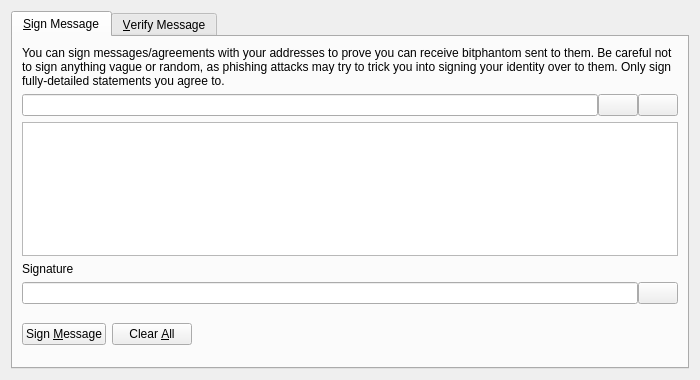
<?xml version="1.0" encoding="UTF-8"?>
<ui version="4.0">
 <class>SignVerifyMessageDialog</class>
 <widget class="QDialog" name="SignVerifyMessageDialog">
  <property name="geometry">
   <rect>
    <x>0</x>
    <y>0</y>
    <width>700</width>
    <height>380</height>
   </rect>
  </property>
  <property name="windowTitle">
   <string>Signatures - Sign / Verify a Message</string>
  </property>
  <property name="modal">
   <bool>true</bool>
  </property>
  <layout class="QVBoxLayout" name="verticalLayout">
   <item>
    <widget class="QTabWidget" name="tabWidget">
     <property name="currentIndex">
      <number>0</number>
     </property>
     <widget class="QWidget" name="tabSignMessage">
      <attribute name="title">
       <string>&amp;Sign Message</string>
      </attribute>
      <layout class="QVBoxLayout" name="verticalLayout_SM">
       <item>
        <widget class="QLabel" name="infoLabel_SM">
         <property name="text">
          <string>You can sign messages/agreements with your addresses to prove you can receive bitphantom sent to them. Be careful not to sign anything vague or random, as phishing attacks may try to trick you into signing your identity over to them. Only sign fully-detailed statements you agree to.</string>
         </property>
         <property name="textFormat">
          <enum>Qt::PlainText</enum>
         </property>
         <property name="wordWrap">
          <bool>true</bool>
         </property>
        </widget>
       </item>
       <item>
        <layout class="QHBoxLayout" name="horizontalLayout_1_SM">
         <property name="spacing">
          <number>0</number>
         </property>
         <item>
          <widget class="QValidatedLineEdit" name="addressIn_SM">
           <property name="toolTip">
            <string>The bitphantom address to sign the message with</string>
           </property>
          </widget>
         </item>
         <item>
          <widget class="QPushButton" name="addressBookButton_SM">
           <property name="toolTip">
            <string>Choose previously used address</string>
           </property>
           <property name="text">
            <string/>
           </property>
           <property name="icon">
            <iconset resource="../bitphantom.qrc">
             <normaloff>:/icons/address-book</normaloff>:/icons/address-book</iconset>
           </property>
           <property name="shortcut">
            <string>Alt+A</string>
           </property>
           <property name="autoDefault">
            <bool>false</bool>
           </property>
          </widget>
         </item>
         <item>
          <widget class="QPushButton" name="pasteButton_SM">
           <property name="toolTip">
            <string>Paste address from clipboard</string>
           </property>
           <property name="text">
            <string/>
           </property>
           <property name="icon">
            <iconset resource="../bitphantom.qrc">
             <normaloff>:/icons/editpaste</normaloff>:/icons/editpaste</iconset>
           </property>
           <property name="shortcut">
            <string>Alt+P</string>
           </property>
           <property name="autoDefault">
            <bool>false</bool>
           </property>
          </widget>
         </item>
        </layout>
       </item>
       <item>
        <widget class="QPlainTextEdit" name="messageIn_SM">
         <property name="toolTip">
          <string>Enter the message you want to sign here</string>
         </property>
        </widget>
       </item>
       <item>
        <widget class="QLabel" name="signatureLabel_SM">
         <property name="text">
          <string>Signature</string>
         </property>
         <property name="textFormat">
          <enum>Qt::PlainText</enum>
         </property>
        </widget>
       </item>
       <item>
        <layout class="QHBoxLayout" name="horizontalLayout_2_SM">
         <property name="spacing">
          <number>0</number>
         </property>
         <item>
          <widget class="QLineEdit" name="signatureOut_SM">
           <property name="font">
            <font>
             <italic>true</italic>
            </font>
           </property>
           <property name="readOnly">
            <bool>true</bool>
           </property>
          </widget>
         </item>
         <item>
          <widget class="QPushButton" name="copySignatureButton_SM">
           <property name="toolTip">
            <string>Copy the current signature to the system clipboard</string>
           </property>
           <property name="text">
            <string/>
           </property>
           <property name="icon">
            <iconset resource="../bitphantom.qrc">
             <normaloff>:/icons/editcopy</normaloff>:/icons/editcopy</iconset>
           </property>
           <property name="autoDefault">
            <bool>false</bool>
           </property>
          </widget>
         </item>
        </layout>
       </item>
       <item>
        <layout class="QHBoxLayout" name="horizontalLayout_3_SM">
         <item>
          <widget class="QPushButton" name="signMessageButton_SM">
           <property name="toolTip">
            <string>Sign the message to prove you own this bitphantom address</string>
           </property>
           <property name="text">
            <string>Sign &amp;Message</string>
           </property>
           <property name="icon">
            <iconset resource="../bitphantom.qrc">
             <normaloff>:/icons/edit</normaloff>:/icons/edit</iconset>
           </property>
           <property name="autoDefault">
            <bool>false</bool>
           </property>
          </widget>
         </item>
         <item>
          <widget class="QPushButton" name="clearButton_SM">
           <property name="toolTip">
            <string>Reset all sign message fields</string>
           </property>
           <property name="text">
            <string>Clear &amp;All</string>
           </property>
           <property name="icon">
            <iconset resource="../bitphantom.qrc">
             <normaloff>:/icons/remove</normaloff>:/icons/remove</iconset>
           </property>
           <property name="autoDefault">
            <bool>false</bool>
           </property>
          </widget>
         </item>
         <item>
          <spacer name="horizontalSpacer_1_SM">
           <property name="orientation">
            <enum>Qt::Horizontal</enum>
           </property>
           <property name="sizeHint" stdset="0">
            <size>
             <width>40</width>
             <height>48</height>
            </size>
           </property>
          </spacer>
         </item>
         <item>
          <widget class="QLabel" name="statusLabel_SM">
           <property name="font">
            <font>
             <weight>75</weight>
             <bold>true</bold>
            </font>
           </property>
           <property name="text">
            <string/>
           </property>
           <property name="wordWrap">
            <bool>true</bool>
           </property>
          </widget>
         </item>
         <item>
          <spacer name="horizontalSpacer_2_SM">
           <property name="orientation">
            <enum>Qt::Horizontal</enum>
           </property>
           <property name="sizeHint" stdset="0">
            <size>
             <width>40</width>
             <height>48</height>
            </size>
           </property>
          </spacer>
         </item>
        </layout>
       </item>
      </layout>
     </widget>
     <widget class="QWidget" name="tabVerifyMessage">
      <attribute name="title">
       <string>&amp;Verify Message</string>
      </attribute>
      <layout class="QVBoxLayout" name="verticalLayout_VM">
       <item>
        <widget class="QLabel" name="infoLabel_VM">
         <property name="text">
          <string>Enter the receiver's address, message (ensure you copy line breaks, spaces, tabs, etc. exactly) and signature below to verify the message. Be careful not to read more into the signature than what is in the signed message itself, to avoid being tricked by a man-in-the-middle attack. Note that this only proves the signing party receives with the address, it cannot prove sendership of any transaction!</string>
         </property>
         <property name="textFormat">
          <enum>Qt::PlainText</enum>
         </property>
         <property name="alignment">
          <set>Qt::AlignLeading|Qt::AlignLeft|Qt::AlignTop</set>
         </property>
         <property name="wordWrap">
          <bool>true</bool>
         </property>
        </widget>
       </item>
       <item>
        <layout class="QHBoxLayout" name="horizontalLayout_1_VM">
         <property name="spacing">
          <number>0</number>
         </property>
         <item>
          <widget class="QValidatedLineEdit" name="addressIn_VM">
           <property name="toolTip">
            <string>The bitphantom address the message was signed with</string>
           </property>
          </widget>
         </item>
         <item>
          <widget class="QPushButton" name="addressBookButton_VM">
           <property name="toolTip">
            <string>Choose previously used address</string>
           </property>
           <property name="text">
            <string/>
           </property>
           <property name="icon">
            <iconset resource="../bitphantom.qrc">
             <normaloff>:/icons/address-book</normaloff>:/icons/address-book</iconset>
           </property>
           <property name="shortcut">
            <string>Alt+A</string>
           </property>
           <property name="autoDefault">
            <bool>false</bool>
           </property>
          </widget>
         </item>
        </layout>
       </item>
       <item>
        <widget class="QPlainTextEdit" name="messageIn_VM"/>
       </item>
       <item>
        <widget class="QValidatedLineEdit" name="signatureIn_VM"/>
       </item>
       <item>
        <layout class="QHBoxLayout" name="horizontalLayout_2_VM">
         <item>
          <widget class="QPushButton" name="verifyMessageButton_VM">
           <property name="toolTip">
            <string>Verify the message to ensure it was signed with the specified bitphantom address</string>
           </property>
           <property name="text">
            <string>Verify &amp;Message</string>
           </property>
           <property name="icon">
            <iconset resource="../bitphantom.qrc">
             <normaloff>:/icons/transaction_0</normaloff>:/icons/transaction_0</iconset>
           </property>
           <property name="autoDefault">
            <bool>false</bool>
           </property>
          </widget>
         </item>
         <item>
          <widget class="QPushButton" name="clearButton_VM">
           <property name="toolTip">
            <string>Reset all verify message fields</string>
           </property>
           <property name="text">
            <string>Clear &amp;All</string>
           </property>
           <property name="icon">
            <iconset resource="../bitphantom.qrc">
             <normaloff>:/icons/remove</normaloff>:/icons/remove</iconset>
           </property>
           <property name="autoDefault">
            <bool>false</bool>
           </property>
          </widget>
         </item>
         <item>
          <spacer name="horizontalSpacer_1_VM">
           <property name="orientation">
            <enum>Qt::Horizontal</enum>
           </property>
           <property name="sizeHint" stdset="0">
            <size>
             <width>40</width>
             <height>48</height>
            </size>
           </property>
          </spacer>
         </item>
         <item>
          <widget class="QLabel" name="statusLabel_VM">
           <property name="font">
            <font>
             <weight>75</weight>
             <bold>true</bold>
            </font>
           </property>
           <property name="text">
            <string/>
           </property>
           <property name="wordWrap">
            <bool>true</bool>
           </property>
          </widget>
         </item>
         <item>
          <spacer name="horizontalSpacer_2_VM">
           <property name="orientation">
            <enum>Qt::Horizontal</enum>
           </property>
           <property name="sizeHint" stdset="0">
            <size>
             <width>40</width>
             <height>48</height>
            </size>
           </property>
          </spacer>
         </item>
        </layout>
       </item>
      </layout>
     </widget>
    </widget>
   </item>
  </layout>
 </widget>
 <customwidgets>
  <customwidget>
   <class>QValidatedLineEdit</class>
   <extends>QLineEdit</extends>
   <header>qt/qvalidatedlineedit.h</header>
  </customwidget>
 </customwidgets>
 <resources>
  <include location="../bitphantom.qrc"/>
 </resources>
 <connections/>
</ui>
